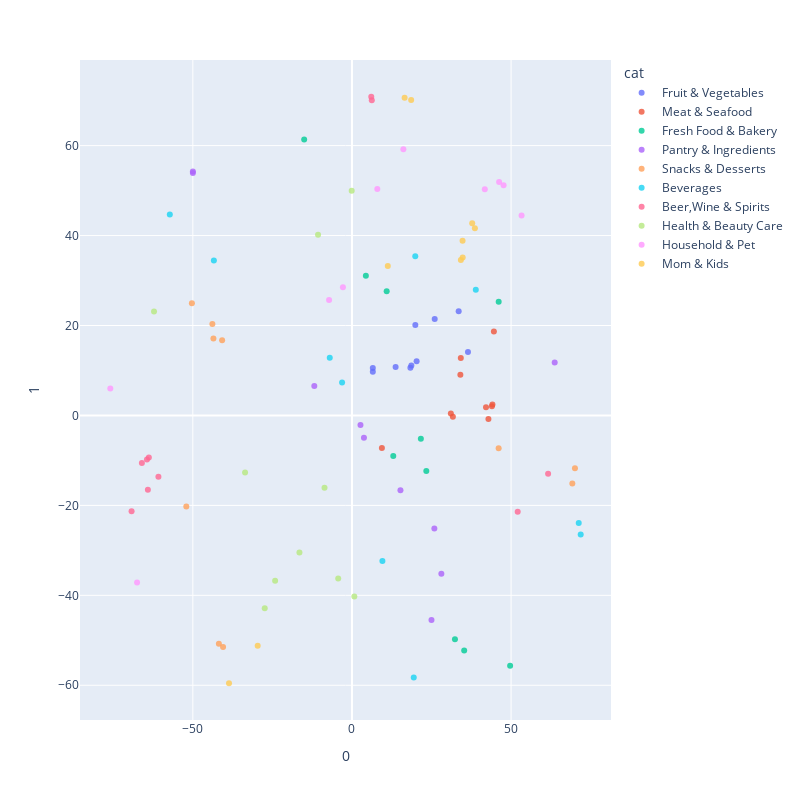

The code cell stored with this chart in its notebook:
### Markdown cell above
### Product embedding visualisation by product categories
Next we'll visualise the dimension-reduced/compressed version of product embedding using TSNE to see how product embeddings of diffrent categories lie in latent space

### Code cell
tsne_df = pd.read_csv('product_tsne_embedding_sim.csv')

fig = px.scatter(tsne_df, x='0', y='1',color='cat', hover_data=['sku_name'],width=800,
                   height=800,opacity=0.8)
fig.show()

### Figure 1 — Plotly figure (JSON) as saved in the notebook; plotly's stock layout.template omitted (floating-point values rounded to 4 significant figures)
{"data": [{"customdata": [["กรีนคอรัล 150กรัม"], ["แตงกวา 250กรัม"], ["แอปเปิ้ลนิวซีแลนด์สมิธเทน แพค 6 ผล "], ["มายช้อยส์ไทยมะม่วงมะขามเคี้ยวหนึบ 150กรัม"], ["โครงการหลวงเบบี้คอส 200กรัม"], ["ชุดผลไม้มงคลพิเศษ"], ["พริกขี้หนูเขียว 50กรัม"], ["รากบัวญี่ปุ่นc"], ["มายช้อยส์ไทยมะขามแกะเมล็ดอบแห้ง 450กรัม"], ["หัวไชเท้าสีชมพู"]], "hoverlabel": {"namelength": 0}, "hovertemplate": "cat=Fruit & Vegetables<br>0=%{x}<br>1=%{y}<br>sku_name=%{customdata[0]}", "legendgroup": "Fruit & Vegetables", "marker": {"color": "#636efa", "opacity": 0.8, "symbol": "circle"}, "mode": "markers", "name": "Fruit & Vegetables", "showlegend": true, "type": "scatter", "x": [20.32, 18.37, 33.53, 6.55, 13.71, 36.45, 18.66, 26.0, 6.554, 19.92], "xaxis": "x", "y": [12.05, 10.6, 23.14, 10.53, 10.76, 14.13, 11.11, 21.43, 9.744, 20.09], "yaxis": "y"}, {"customdata": [["เอสพูน่าซาลชิซงคูล่า 100กรัม"], ["ท็อปส์น่องติดสะโพกไก่ 600กรัม tm"], ["สขอนแก่นไส้กรอกอีสานสด 280กรัม"], ["จีบุสเบคอนรมควัน 100กรัม"], ["หมูเนื้อแดง"], ["รวมมิตรทะเลb"], ["จีบุสแฮมรมควัน 100กรัม"], ["เวทโทรสเอสเซนเชี่ยนบรัสเซ็ลส์พาเต้ผลิตภัณฑ์สำหรับทาขนมปัง 170กรัม"], ["ท็อปส์เครื่องในไก่รวม 250กรัม"], ["ทีจีเอ็มโรสต์แฮม 80กรัม"]], "hoverlabel": {"namelength": 0}, "hovertemplate": "cat=Meat & Seafood<br>0=%{x}<br>1=%{y}<br>sku_name=%{customdata[0]}", "legendgroup": "Meat & Seafood", "marker": {"color": "#EF553B", "opacity": 0.8, "symbol": "circle"}, "mode": "markers", "name": "Meat & Seafood", "showlegend": true, "type": "scatter", "x": [42.88, 31.08, 44.6, 43.98, 34.2, 34.07, 44.14, 9.408, 31.71, 42.12], "xaxis": "x", "y": [-0.7915, 0.4473, 18.69, 2.049, 12.8, 9.056, 2.441, -7.251, -0.303, 1.807], "yaxis": "y"}, {"customdata": [["บาวเออร์ฟรูฟรูโยเกิร์ตรสเชอร์รี่ 100กรัม"], ["ฟรีโก้อีดัมมายด์ชีสc"], ["อาร์ล่าฮาวาร์ตี้ชีสสไลด์ 150กรัม"], ["เอ็มมิลค์กรีนนมพาสเจอร์ไรส์ปราศจากน้ำตาลแลคโตสกล่อง 430มล"], ["ท็อปส์กุ้งอบวุ้นเส้น 220กรัม"], ["เอเดนอัลมอนด์มิลค์รสงา 200มลc"], ["เวทโทรสเอสเซนเชี่ยลทรีสเทรงมีเดียมชีส 350กรัม"], ["คาเวียร์เฮ้าส์ไข่ปลาเบลูก้าสเตอร์เจียน 250กรัมc2"], ["ฟาร์มเฮ้าส์สวิสโรลเค้กมัทฉะกรีนที 70กรัม"], ["เลดี้พายชิคเค็นมัชรูมพาย 190กรัม"]], "hoverlabel": {"namelength": 0}, "hovertemplate": "cat=Fresh Food & Bakery<br>0=%{x}<br>1=%{y}<br>sku_name=%{customdata[0]}", "legendgroup": "Fresh Food & Bakery", "marker": {"color": "#00cc96", "opacity": 0.8, "symbol": "circle"}, "mode": "markers", "name": "Fresh Food & Bakery", "showlegend": true, "type": "scatter", "x": [10.91, 35.27, 32.37, 4.372, 21.65, -15.02, 12.98, 49.7, 46.1, 23.37], "xaxis": "x", "y": [27.64, -52.29, -49.76, 31.08, -5.163, 61.35, -9.002, -55.63, 25.29, -12.34], "yaxis": "y"}, {"customdata": [["มารุจังอุด้งกึ่งสำเร็จรูปรสโชยุพร้อมเต้าหู้ทอด 96กรัม"], ["อิลบอสเชตโตเกลือผสมพริกไทยดำเปลือกส้มเปลือกเลมอนกระเทียมและหัวหอม 200กรัม"], ["ริสโซ่กาโลข้าวคาร์นาโรลิ 500กรัม"], ["อิสึกิราเม็งรสซุปกระดูกหมูรวมรส 483กรัม"], ["ทีพอทนมข้นหวานกลิ่นคาราเมลหลอดบีบ 180กรัม"], ["เฮอริเทจอัลมอนด์เม็ด 500กรัม"], ["แม็กกาแรตโจ๊กข้าวโอ๊ตกึ่งสำเร็จรูปรสกุ้ง 32กรัม"], ["ซีเล็คปลาซาบะย่างในซอสคาบายากิ 125กรัม"], ["พอนส์น้ำมันมะกอกธรรมชาติผสมเห็ดทรัฟเฟิลดำ 125มล"], ["ซีเล็คทูน่าแซนวิซในน้ำมันถั่วเหลือง 165กรัม"]], "hoverlabel": {"namelength": 0}, "hovertemplate": "cat=Pantry & Ingredients<br>0=%{x}<br>1=%{y}<br>sku_name=%{customdata[0]}", "legendgroup": "Pantry & Ingredients", "marker": {"color": "#ab63fa", "opacity": 0.8, "symbol": "circle"}, "mode": "markers", "name": "Pantry & Ingredients", "showlegend": true, "type": "scatter", "x": [63.7, 28.09, 2.673, -11.83, 24.99, 3.771, 15.24, -49.99, 25.89, -50.0], "xaxis": "x", "y": [11.78, -35.21, -2.151, 6.546, -45.46, -4.984, -16.62, 54.23, -25.15, 53.89], "yaxis": "y"}, {"customdata": [["มิสเตอร์โปเตโต้รสฮอตแอนด์สไปซี่ 100กรัม"], ["เถ้าแก่น้อยสาหร่ายบิ๊กชีทอบรสซอสมะเขือเทศ 54กรัม"], ["คาเมดะขนมอบกรอบผสมสาหร่าย 56กรัม 10ชิ้น"], ["ซันโกแผ่นข้าวอบกรอบรสเค็ม 141กรัม"], ["เทสโตมันฝรั่งแท้ทอดกรอบแผ่นเรียบรสสาหร่ายซอสสไตล์เกาหลี 75กรัม"], ["เกรทแลนด์ขนมพันสาหร่ายรสวาซาบิ 55กรัม"], ["โดโซะข้าวหอมญี่ปุ่นอบกรอบผสมมันเทศรสคอร์นชีส 56กรัม"], ["ไทมัตซึคิเนะทสึกิโมจิ 350กรัม"], ["ยินตันเม็ดอมรสมิ้นท์ 177กรัม"], ["ซาร่าลีเค็กแช่แข็งรสช็อกโกแลต 300กรัม"]], "hoverlabel": {"namelength": 0}, "hovertemplate": "cat=Snacks & Desserts<br>0=%{x}<br>1=%{y}<br>sku_name=%{customdata[0]}", "legendgroup": "Snacks & Desserts", "marker": {"color": "#FFA15A", "opacity": 0.8, "symbol": "circle"}, "mode": "markers", "name": "Snacks & Desserts", "showlegend": true, "type": "scatter", "x": [-41.82, 69.25, -43.54, -43.86, -40.5, 70.08, -40.8, 46.1, -52.05, -50.3], "xaxis": "x", "y": [-50.76, -15.13, 17.08, 20.34, -51.48, -11.74, 16.7, -7.318, -20.25, 24.93], "yaxis": "y"}, {"customdata": [["ซานตาน่าน้ำธรรมชาติจากแหล่งวินาดิโอ้เทอกเขาแอลป์ 750มล"], ["ฟลอริด้าส์แนชเชอรัลน้ำส้ม100เปอร์เซนต์ 414มล"], ["มัมไลค์เครื่องดื่มน้ำขิงผสมน้ำผึ้งมะนาว 250มล"], ["ดีโด้น้ำผลไม้รสส้มสายน้ำผึ้ง 160มล แพค 6"], ["โยกิชาดำอบแห้งกลิ่นส้มเขียวหวานชนิดใบ 29กรัม"], ["โออิชิชาเขียวรสชาดำมะนาว 380มล แพค 24"], ["บีบีรอยบอสชาแดง 40กรัม"], ["แบรนด์รังนกชุดของขวัญเดอมอนด์สูตรน้ำมะพร้าว 70มล แพค 5"], ["คาลพิสแลคโตะโซดาเครื่องดื่มอัดลมรสนมเปรี้ยวกลิ่นฮันนี่เลมอน 245มล"], ["บอนกาแฟบราซิลเลี่ยน 100กรัม"]], "hoverlabel": {"namelength": 0}, "hovertemplate": "cat=Beverages<br>0=%{x}<br>1=%{y}<br>sku_name=%{customdata[0]}", "legendgroup": "Beverages", "marker": {"color": "#19d3f3", "opacity": 0.8, "symbol": "circle"}, "mode": "markers", "name": "Beverages", "showlegend": true, "type": "scatter", "x": [-6.976, -57.24, 38.91, -43.39, 71.88, 19.42, 71.26, 19.9, -3.101, 9.57], "xaxis": "x", "y": [12.85, 44.66, 27.95, 34.46, -26.5, -58.29, -23.9, 35.4, 7.327, -32.37], "yaxis": "y"}, {"customdata": [["giordano igt toscana rosso 75cl"], ["brancott estate sauvignon blanc 750ml"], ["masi bonacosta doc valpolicella classico 750ml"], ["chateau de la maltroye clos chateau aoc chassagnemontrachet1ercru blanc14 750ml"], ["anura cape cuvee signature 750ml"], ["ซานมิเกลเบียร์ 640มล แพค 12"], ["อาดเบ็กไอซ์เรย์ซิงเกิลมอลต์สก๊อตวิสกี้ 70ซล"], ["เกลนมอลเรนจี้ไฮแลนด์ซิงเกิลมอลต์สก๊อตวิสกี้25ปี 70ซล"], ["86เอกซ์ตรีม 500มล"], ["domaine lafage cayrol carignan igp cotes catalanes 750ml"]], "hoverlabel": {"namelength": 0}, "hovertemplate": "cat=Beer,Wine & Spirits<br>0=%{x}<br>1=%{y}<br>sku_name=%{customdata[0]}", "legendgroup": "Beer,Wine & Spirits", "marker": {"color": "#FF6692", "opacity": 0.8, "symbol": "circle"}, "mode": "markers", "name": "Beer,Wine & Spirits", "showlegend": true, "type": "scatter", "x": [-69.25, -63.82, -66.02, -60.82, -64.42, 52.08, 6.231, 6.066, 61.63, -64.13], "xaxis": "x", "y": [-21.28, -9.352, -10.59, -13.63, -9.793, -21.39, 70.1, 70.87, -12.94, -16.54], "yaxis": "y"}, {"customdata": [["อุ่นหนาฝาคั่งสบู่ก้อนสมุนไพรใบบัวบก 130กรัมc"], ["พริตตี้เฟสพอร์เฟคติ้งเซรั่ม 6มล"], ["แฮนดี้เฮิร์บผลิตภัณฑ์เสริมอาหารถั่งเช่าสกัด 2แคปซูล"], ["จอห์นสันสบู่ก้อนสีชมพู 75กรัม แพค 4"], ["ไลฟ์ฟอร์ดปารีสดินสอเขียนคิ้วออโต้อายโบรว์เพนซิลสีอีพี02วอร์มแทน 025กรัม"], ["ไททาเนียแปรงทาตา 1944บี 1ชิ้นc2"], ["ดอกคูณน้ำมันเหลือง 30กรัมc"], ["ฟลูโอคารีลยาสีฟันเพื่อดูแลช่องปากขณะจัดฟัน 125กรัม"], ["เดทตอลสบู่ก้อนแอนตี้แบคทีเรียสูตรลาสติ้งเฟรช 65กรัม แพค 4"], ["เขาค้อทะเลภูเจลอาบน้ำเนเชอรัลขิง 210มล"]], "hoverlabel": {"namelength": 0}, "hovertemplate": "cat=Health & Beauty Care<br>0=%{x}<br>1=%{y}<br>sku_name=%{customdata[0]}", "legendgroup": "Health & Beauty Care", "marker": {"color": "#B6E880", "opacity": 0.8, "symbol": "circle"}, "mode": "markers", "name": "Health & Beauty Care", "showlegend": true, "type": "scatter", "x": [-24.15, -33.59, 0.7466, -8.618, -10.66, -0.08278, -4.321, -62.2, -27.41, -16.5], "xaxis": "x", "y": [-36.78, -12.7, -40.24, -16.07, 40.19, 49.95, -36.23, 23.12, -42.89, -30.5], "yaxis": "y"}, {"customdata": [["ดาต้าปลั๊กไฟรุ่น ap4195 4ช่อง 1สวิทช์ 3เมตร สีเทา"], [null], ["ดาวน์นี่น้ำยาปรับผ้านุ่มสูตรเข้มข้นกลิ่นสวีทฮาร์ท 800มล ขวด"], ["มายแอนด์คาร์เกจ์วัดลมรุ่นmc69"], ["สมาร์ทเตอร์ที่ใส่ช้อนส้อม 3ช่อง 1194"], ["บรีสเอกเซลผงซักฟอกสูตรเข้มข้นสำหรับซักมือและเครื่องสีเขียว 2000กรัม"], ["ดาวน์นี่น้ำยาปรับผ้านุ่มสูตรเข้มข้นกลิ่นแดร์ริ่ง 560มล ชนิดเติม"], ["ไฮยีนเอ็กซ์เพิร์ทแคร์ผลิตภัณฑ์ปรับผ้านุ่มสูตรเข้มข้นกลิ่นเลิฟลี่บลูม 1300มล"], ["ดาต้าปลั๊กไฟรุ่น ap4156 4ช่อง 1สวิทช์ 2เมตร สีชมพู"], ["โคโมโนยะถาดทำน้ำแข็ง8 10990751"]], "hoverlabel": {"namelength": 0}, "hovertemplate": "cat=Household & Pet<br>0=%{x}<br>1=%{y}<br>sku_name=%{customdata[0]}", "legendgroup": "Household & Pet", "marker": {"color": "#FF97FF", "opacity": 0.8, "symbol": "circle"}, "mode": "markers", "name": "Household & Pet", "showlegend": true, "type": "scatter", "x": [-7.187, -2.839, 46.25, -75.94, 7.965, 53.3, 47.65, 41.75, -67.52, 16.16], "xaxis": "x", "y": [25.65, 28.5, 51.92, 5.964, 50.37, 44.48, 51.21, 50.3, -37.16, 59.21], "yaxis": "y"}, {"customdata": [["บาบิโต้จุกนมซิลิคอนขนาด s แพค 3ชิ้นc"], ["ข้าวคุณหมอข้าวหอมมะลิเคลือบผักรวมอบกรอบรสน้ำผึ้งสำหรับเด็ก9เดือนขึ้นไป 30กรัม"], ["ละมุนผ้าคลุมให้นมบุตรลายทิวลิปขนาด 75x108ซมc2"], ["มามี่โพโคกางเกงผ้าอ้อมเด็กชายขนาดl 52ชิ้น แพค 3"], ["โดราเอมอนขวดนมทรงกลม 8ออนซ์ แพค 3"], ["มามี่โพโคแอร์ฟิต s 84ชิ้น"], ["โมเดิร์นแคร์ถ้วยหัดดื่มแบบมีแขนจับรุ่นfd1231ราคา 69บาทc2"], ["เนสท์เล่โกโก้ครั้นซ์ดูโอ 20กรัม"], ["โฟร์โมสต์นมยูเอชทีโอเมก้ารสจืด 110มล"], ["ฟาร์ลินโปรรถหัดเดินรุ่นcar 619 499บาทc2"]], "hoverlabel": {"namelength": 0}, "hovertemplate": "cat=Mom & Kids<br>0=%{x}<br>1=%{y}<br>sku_name=%{customdata[0]}", "legendgroup": "Mom & Kids", "marker": {"color": "#FECB52", "opacity": 0.8, "symbol": "circle"}, "mode": "markers", "name": "Mom & Kids", "showlegend": true, "type": "scatter", "x": [34.79, -38.63, 34.22, 18.6, 34.75, 16.55, 38.63, -29.62, 11.26, 37.78], "xaxis": "x", "y": [35.1, -59.55, 34.54, 70.13, 38.82, 70.65, 41.61, -51.23, 33.22, 42.76], "yaxis": "y"}], "layout": {"height": 800, "legend": {"title": {"text": "cat"}, "tracegroupgap": 0}, "margin": {"t": 60}, "width": 800, "xaxis": {"anchor": "y", "domain": [0, 1], "title": {"text": "0"}}, "yaxis": {"anchor": "x", "domain": [0, 1], "title": {"text": "1"}}}}
